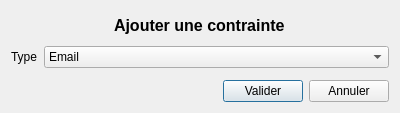
<?xml version="1.0" encoding="UTF-8"?>
<ui version="4.0">
 <class>ConstraintWindow</class>
 <widget class="QDialog" name="ConstraintWindow">
  <property name="geometry">
   <rect>
    <x>0</x>
    <y>0</y>
    <width>400</width>
    <height>113</height>
   </rect>
  </property>
  <property name="windowTitle">
   <string>Contrainte</string>
  </property>
  <layout class="QVBoxLayout" name="verticalLayout_2">
   <item>
    <layout class="QVBoxLayout" name="verticalLayout">
     <item alignment="Qt::AlignHCenter">
      <widget class="QLabel" name="label">
       <property name="font">
        <font>
         <pointsize>12</pointsize>
         <weight>75</weight>
         <bold>true</bold>
        </font>
       </property>
       <property name="text">
        <string>Ajouter une contrainte</string>
       </property>
      </widget>
     </item>
     <item>
      <layout class="QFormLayout" name="formLayout">
       <item row="0" column="0">
        <widget class="QLabel" name="typeLabel">
         <property name="text">
          <string>Type</string>
         </property>
        </widget>
       </item>
       <item row="0" column="1">
        <widget class="QComboBox" name="typeComboBox">
         <item>
          <property name="text">
           <string>Email</string>
          </property>
         </item>
         <item>
          <property name="text">
           <string>Longueur (min et/ou max)</string>
          </property>
         </item>
         <item>
          <property name="text">
           <string>Url</string>
          </property>
         </item>
         <item>
          <property name="text">
           <string>Entre X et Y</string>
          </property>
         </item>
         <item>
          <property name="text">
           <string>Non égal</string>
          </property>
         </item>
         <item>
          <property name="text">
           <string>Inférieur à</string>
          </property>
         </item>
         <item>
          <property name="text">
           <string>Inférieur ou égal à</string>
          </property>
         </item>
         <item>
          <property name="text">
           <string>Supérieur</string>
          </property>
         </item>
         <item>
          <property name="text">
           <string>Supérieur ou égal à</string>
          </property>
         </item>
         <item>
          <property name="text">
           <string>Mot de passe de l'utilisateur</string>
          </property>
         </item>
         <item>
          <property name="text">
           <string>Regex</string>
          </property>
         </item>
        </widget>
       </item>
      </layout>
     </item>
     <item>
      <layout class="QHBoxLayout" name="horizontalLayout">
       <item>
        <spacer name="horizontalSpacer">
         <property name="orientation">
          <enum>Qt::Horizontal</enum>
         </property>
         <property name="sizeHint" stdset="0">
          <size>
           <width>40</width>
           <height>20</height>
          </size>
         </property>
        </spacer>
       </item>
       <item>
        <widget class="QPushButton" name="pushButton">
         <property name="text">
          <string>Valider</string>
         </property>
        </widget>
       </item>
       <item>
        <widget class="QPushButton" name="pushButton_2">
         <property name="text">
          <string>Annuler</string>
         </property>
        </widget>
       </item>
      </layout>
     </item>
    </layout>
   </item>
  </layout>
 </widget>
 <resources/>
 <connections>
  <connection>
   <sender>pushButton_2</sender>
   <signal>clicked()</signal>
   <receiver>ConstraintWindow</receiver>
   <slot>close()</slot>
   <hints>
    <hint type="sourcelabel">
     <x>350</x>
     <y>86</y>
    </hint>
    <hint type="destinationlabel">
     <x>350</x>
     <y>103</y>
    </hint>
   </hints>
  </connection>
  <connection>
   <sender>pushButton</sender>
   <signal>clicked()</signal>
   <receiver>ConstraintWindow</receiver>
   <slot>valid()</slot>
   <hints>
    <hint type="sourcelabel">
     <x>227</x>
     <y>83</y>
    </hint>
    <hint type="destinationlabel">
     <x>189</x>
     <y>83</y>
    </hint>
   </hints>
  </connection>
  <connection>
   <sender>typeComboBox</sender>
   <signal>currentIndexChanged(int)</signal>
   <receiver>ConstraintWindow</receiver>
   <slot>selectChange(int)</slot>
   <hints>
    <hint type="sourcelabel">
     <x>250</x>
     <y>47</y>
    </hint>
    <hint type="destinationlabel">
     <x>297</x>
     <y>40</y>
    </hint>
   </hints>
  </connection>
 </connections>
 <slots>
  <slot>valid()</slot>
  <slot>selectChange(int)</slot>
 </slots>
</ui>
